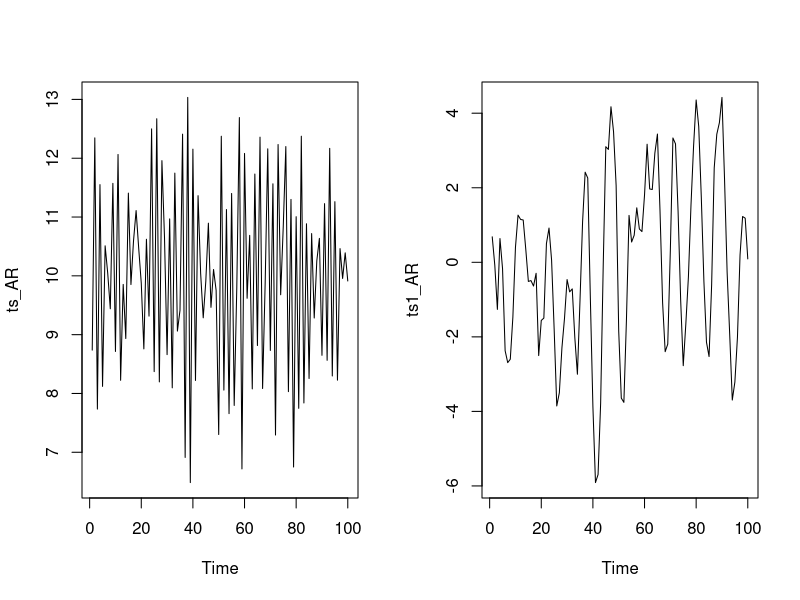
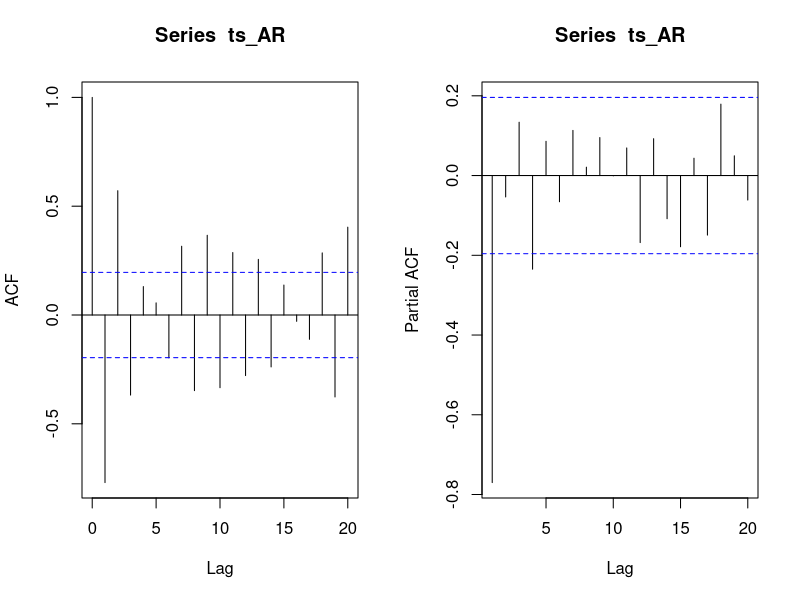
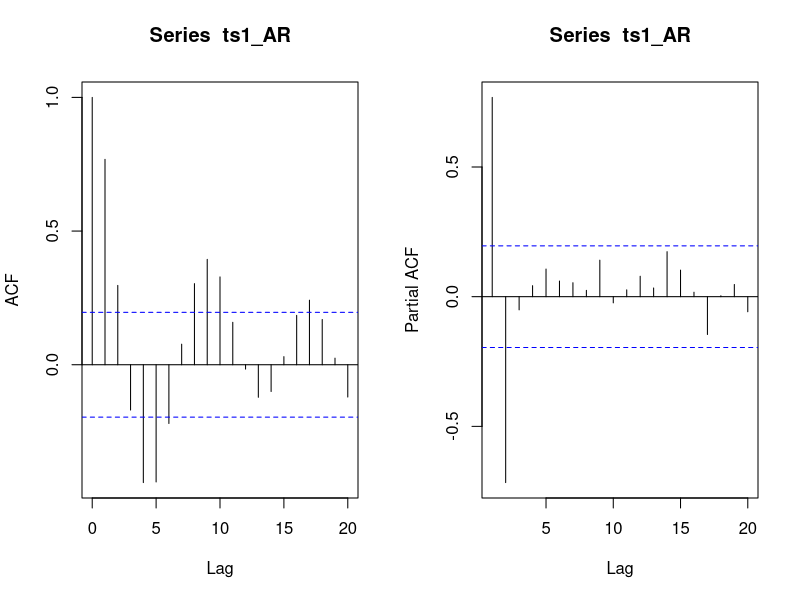
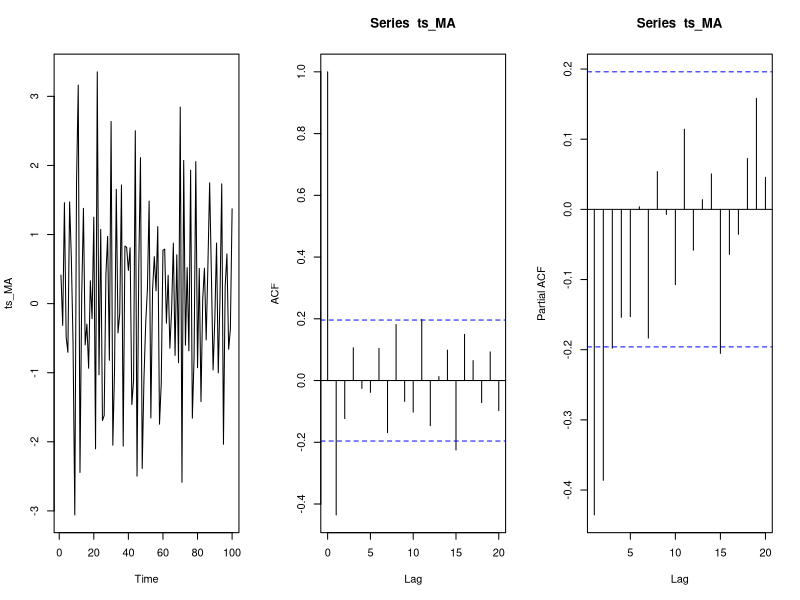
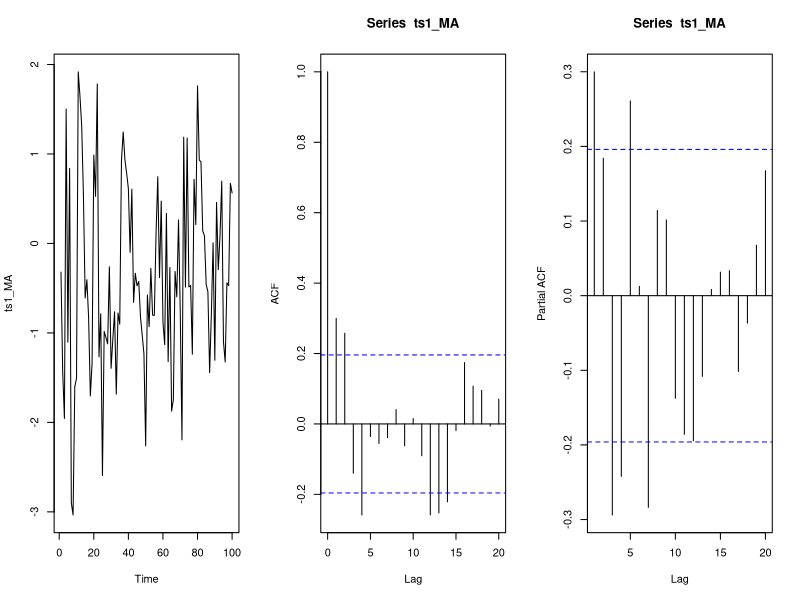

Reproduce these figures in R, in order. (Note: this script raises an error after producing the figures.)
#REFERENCES
#For downloading data use the link
#https://finance.yahoo.com/?guccounter=1

setwd("E:\\TF WORK\\CLASS WORKLOAD\\SEM 1\\SEP 2022\\SPII")
library(readxl)
library(quantmod)
library(xts)#xts-extensile time series

AMZN <- read.csv("AMZN.csv")
head(AMZN)
##simulate AR models
ts_AR=arima.sim(n=100,list(ar=-0.8),mean=18)
ts1_AR=arima.sim(n=100,list(ar=c(1.3,-0.7),mean=8)) 
#1.3+-0.7=<1 so that mean is defined (for Stationarity)
par(mfrow=c(1,2))
plot(ts_AR)
plot(ts1_AR)
acf(ts_AR)
pacf(ts_AR) #oder one only one is out of confidence interval
acf(ts1_AR)
pacf(ts1_AR) #lag 2 is significant

## Simulate MA models
ts_MA=arima.sim(n=100,list(ma=-0.8,mean=18))
ts1_MA=arima.sim(n=100,list(ma=c(0.3,0.7),mean=8))
par(mfrow=c(1,3))
plot(ts_MA)
acf(ts_MA); pacf(ts_MA)
plot(ts1_MA)
acf(ts1_MA); pacf(ts1_MA)
ord<-ar(ts_AR)
ord$aic
ord$order#gives order 1 as simulated
ord1<-ar(ts1_AR)
ord1$aic
ord1$order#gives order 2 as simulated 


data.AMZN<-read.csv("AMZN.csv",header = TRUE)
head(data.AMZN)
tail(data.AMZN)
data.AMZN$Date
class(data.AMZN$Date)
#convert date from factor to date variable
Date<-as.Date(data.AMZN$Date,format="%Y-%m-%d")
head(Date)
tail(Date)
#check the class now
class(Date)
#insert the correct data variable
data.AMZN<-cbind(Date,data.AMZN[,-1])
head(data.AMZN)
tail(data.AMZN)

#index by date
data.AMZN<-xts(data.AMZN[,2:7],order.by = data.AMZN[,1])
head(data.AMZN)
class(data.AMZN)
names(data.AMZN)
names(data.AMZN)<-paste(c("AMZN.Open","AMZN.High","AMZN.Low","AMZN.Close","AMZN.Adj.Close","AMZN."))
head(data.AMZN)
#alternative download
plot(data.AMZN$Close)
dim(data.AMZN)
#checking dimensions
summary(data.AMZN)

#Example
data.AMZN<-read.csv("AMZN.csv")
data.AMZN

# Check the class of date
class(data.AMZN$Date)
# convert date from factor to date variable
Date<-as.Date(data.AMZN$Date,format="%Y-%m-%d")
head(Date)
tail(Date)
# check the class now
class(Date)
# insert the correct date variable
data.AMZN<-cbind(Date, data.AMZN[,-1])
head(data.AMZN)
# check class of dataset
class(data.AMZN)
# change from data frame to xts
library(xts)
data.AMZN<-xts(data.AMZN[,2:7],order.by=data.AMZN[,1])
head(data.AMZN)
#getting the returns from data.AMZN data
library(fBasics)
Close<-data.AMZN[,4]
head(Close)
plot(Close,xlab="Time (in Months)",ylab="Closing Stock Prices",main="The Graph of data.AMZN Time Series")

library(tseries)
adf.test(data.AMZN$Close)
#test for staionarity 
data.AMZN.ret<-diff(data.AMZN$Close)
adf.test(na.omit(data.AMZN.ret))
#if p-value is > 0.05 the you cannot reject the null hypothesis of a unit root.
#if pvalue is > 0.05 the the stock is not stationary (H0) if < 0.05 the stock is tationary (Ha)

data.AMZN.r_1<-diff(Close)
data.AMZN.r_2<-diff(log(Close))
par(mfrow=c(1,2))
plot(data.AMZN.r_1,col="blue",main="Plot of rate of return r in the direct way.")
plot(data.AMZN.r_2,col="red",main="Plot of rate of return r in the logarithmic way.")

diff= data.AMZN.r_1-data.AMZN.r_2
plot(abs(diff),main="Difference of the two graphs.")

#test for staionarity of the returns.
adf.test(na.omit(data.AMZN.r_1))
adf.test(na.omit(data.AMZN.r_2))

#Test for independence of residuals for the returns
Box.test(data.AMZN.r_1,type = "Ljung-Box")
#for Ljung-Box: If the p value is greater than 0.05 then the residuals are independent which we 
#want for the model to be correct

#normalTest(data.AMZN.r_1, method='jb')

acf(na.omit(data.AMZN.r_1),lag.max = 20)
pacf(na.omit(data.AMZN.r_2),lag.max = 20)

#ARIMA(pdq)
m2=arima(dax.r_2,order = c(7,0,7))
m2
coeftest(m2)

#candleChart for the data
candleChart(data.AMZN)
#Example in practice
#https://app.expertoption.com/
